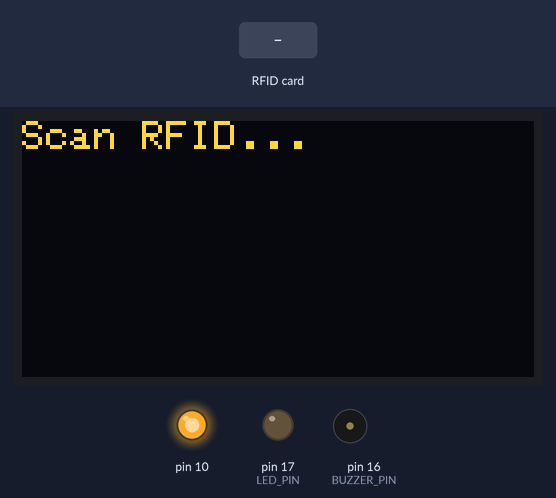
Bench run of a sketch on a simulated Arduino Uno, built with avr-gcc and run on an emulated ATmega328P. Shown: 128×64 one-colour display, output pins drawn as LEDs (lit = HIGH), buzzer (waves = sounding, pin HIGH). Inputs (shaded band) come from the test bench. The OLED is the two-colour kind (top 16 rows yellow); what the sketch prints to the serial monitor is not drawn.

Above: at 1.3 s.
1.4 s: RFID card 61 27 5D A4 held to the reader
At 1.8 s:
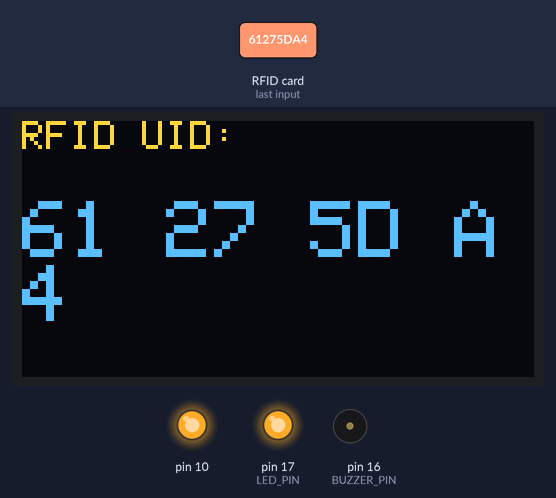
2.9 s: RFID card 82 36 B4 00 held to the reader
At 5.3 s:
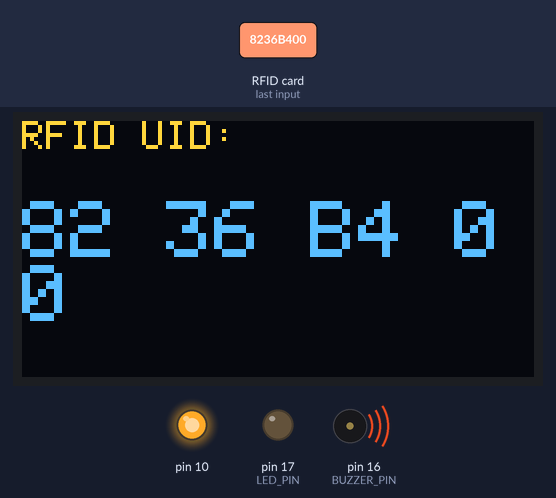
5.9 s: RFID card 5E 7A 19 C4 held to the reader
At 8.8 s:
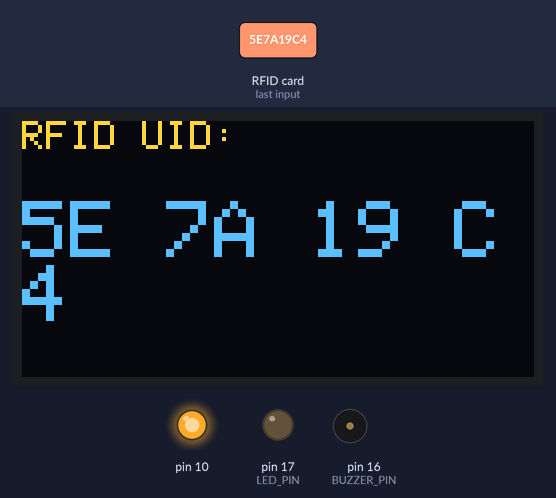
Timing chart, 0 to 10.3 s (numbered marks = the images above; inputs shaded):
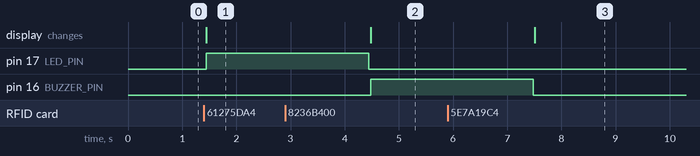

Measured:
- after the input at 1.4 s, pin 17 (LED_PIN): LOW → HIGH at once; the display: changes at once (image 1)
- after the input at 2.9 s, pin 16 (BUZZER_PIN): LOW → HIGH after 1.6 s; the display: changes after 1.6 s (image 2)
- after the input at 5.9 s, the display: changes after 1.6 s (image 3)

The sketch:

03_RFID_LED_Buzzer.ino
```cpp
#include <SPI.h>
#include <MFRC522.h>
#include <Wire.h>
#include <Adafruit_GFX.h>
#include <Adafruit_SSD1306.h>

// --- RFID ---
#define SS_PIN 5
#define RST_PIN 13

// --- LED and Buzzer ---
#define LED_PIN 17
#define BUZZER_PIN 16

// --- OLED ---
#define SCREEN_WIDTH 128
#define SCREEN_HEIGHT 64
#define OLED_RESET -1

Adafruit_SSD1306 display(SCREEN_WIDTH, SCREEN_HEIGHT, &Wire, OLED_RESET);

MFRC522 mfrc522(SS_PIN, RST_PIN);

void setup()
{
  pinMode(LED_PIN, OUTPUT);
  pinMode(BUZZER_PIN, OUTPUT);

  Serial.begin(9600);

  // Start SPI and RFID
  SPI.begin();
  mfrc522.PCD_Init();

  // Start OLED
  display.begin(SSD1306_SWITCHCAPVCC, 0x3C);
  display.clearDisplay();
  display.setTextColor(SSD1306_WHITE);
  display.setTextSize(1);
  display.setCursor(0, 0);
  display.println("Scan RFID...");
  display.display();

  Serial.println("Approximate your card to the reader...");
  Serial.println();
}

void loop()
{
  // Look for new cards
  if (!mfrc522.PICC_IsNewCardPresent())
  {
    return;
  }

  // Select one of the cards
  if (!mfrc522.PICC_ReadCardSerial())
  {
    return;
  }

  // Show UID on Serial Monitor
  Serial.print("UID tag :");

  String content = "";
  byte letter;

  for (byte i = 0; i < mfrc522.uid.size; i++)
  {
    Serial.print(mfrc522.uid.uidByte[i] < 0x10 ? " 0" : " ");
    Serial.print(mfrc522.uid.uidByte[i], HEX);

    content.concat(String(mfrc522.uid.uidByte[i] < 0x10 ? " 0" : " "));
    content.concat(String(mfrc522.uid.uidByte[i], HEX));
  }

  Serial.println();
  Serial.print("Message : ");

  content.toUpperCase();

  // Show UID on OLED
  display.clearDisplay();
  display.setTextSize(1);
  display.setCursor(0, 0);
  display.println("RFID UID:");

  display.setTextSize(2);
  display.setCursor(0, 20);
  display.println(content.substring(1));

  display.display();

  // FOB 1 - LED
  if (content.substring(1) == "61 27 5D A4")
  {
    Serial.println("LED ON");

    digitalWrite(LED_PIN, HIGH);
    delay(3000);
    digitalWrite(LED_PIN, LOW);
  }

  // FOB 2 - Buzzer
  else if (content.substring(1) == "82 36 B4 00")
  {
    Serial.println("BUZZER ON");

    digitalWrite(BUZZER_PIN, HIGH);
    delay(3000);
    digitalWrite(BUZZER_PIN, LOW);
  }

  else
  {
    Serial.println("Access denied");
    delay(3000);
  }
}
```
